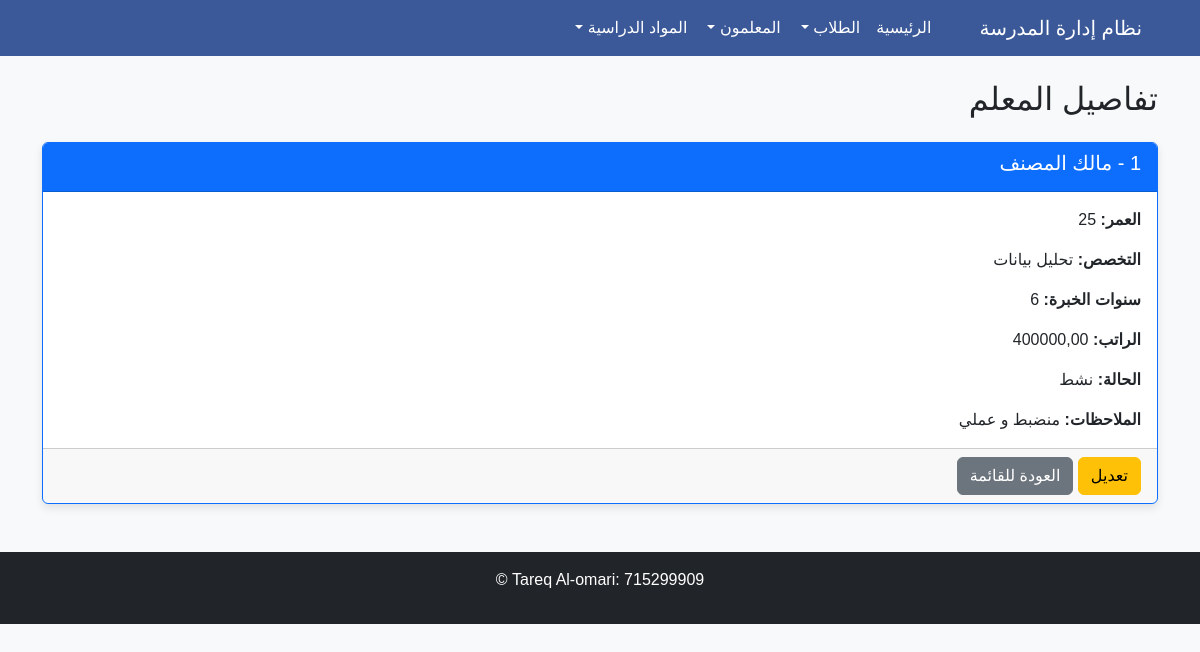
Screenshot of /teachers/one/1/ with the database file from the repository.
### teachers/models.py (models this page shows, shortened)
class Teacher(models.Model):
    f_name = models.CharField(max_length=50, verbose_name="الاسم الأول")
    l_name = models.CharField(max_length=50, verbose_name="الاسم الأخير")
    age = models.IntegerField(verbose_name="العمر")
    specialty = models.CharField(max_length=100, verbose_name="التخصص")
    years_of_experience = models.IntegerField(verbose_name="سنوات الخبرة")
    salary = models.DecimalField(max_digits=10, decimal_places=2, verbose_name="الراتب")
    is_active = models.BooleanField(default=True, verbose_name="نشط")
    notes = models.TextField(blank=True, null=True, verbose_name="ملاحظات")
    class Meta:
        verbose_name = "معلم"
        verbose_name_plural = "المعلمين"

### teachers/views.py (the view)
# urls.py: path('one/<int:id>/', views.read_one_teacher, name='teacher_one'),
def read_one_teacher(request, id):
    teacher = get_object_or_404(Teacher, id=id)
    return render(request, 'teachers/teacher_one.html', {'teacher': teacher})

### templates/teachers/teacher_one.html
{% extends 'base.html' %}
{% block content %}
<h2 class="mb-4">تفاصيل المعلم</h2>
<div class="card border-primary mb-3">
    <div class="card-header bg-primary text-white">
        <h5 class="card-title">{{ teacher.id }} - {{ teacher.f_name }} {{ teacher.l_name }}</h5>
    </div>
    <div class="card-body">
        <p class="card-text"><strong>العمر:</strong> {{ teacher.age }}</p>
        <p class="card-text"><strong>التخصص:</strong> {{ teacher.specialty }}</p>
        <p class="card-text"><strong>سنوات الخبرة:</strong> {{ teacher.years_of_experience }}</p>
        <p class="card-text"><strong>الراتب:</strong> {{ teacher.salary }}</p>
        <p class="card-text"><strong>الحالة:</strong> {% if teacher.is_active %} نشط {% else %} غير نشط {% endif %}</p>
        <p class="card-text"><strong>الملاحظات:</strong> {{ teacher.notes|default:"لا يوجد" }}</p>
    </div>
    <div class="card-footer">
        <a href="{% url 'teacher:edit_teacher' teacher.id %}" class="btn btn-warning">تعديل</a>
        <a href="{% url 'teacher:teachers' %}" class="btn btn-secondary">العودة للقائمة</a>
    </div>
</div>
{% endblock %}

### templates/base.html (style rules this page uses)
body { font-family: 'Arial', sans-serif; background-color: #f8f9fa; }
.card { box-shadow: 0 4px 8px rgba(0, 0, 0, 0.1); margin-bottom: 20px; }

### rows the page displays
Teacher: f_name "مالك", l_name "المصنف", age "25", specialty "تحليل بيانات", years_of_experience "6", salary "400000,00", notes "منضبط و عملي"
